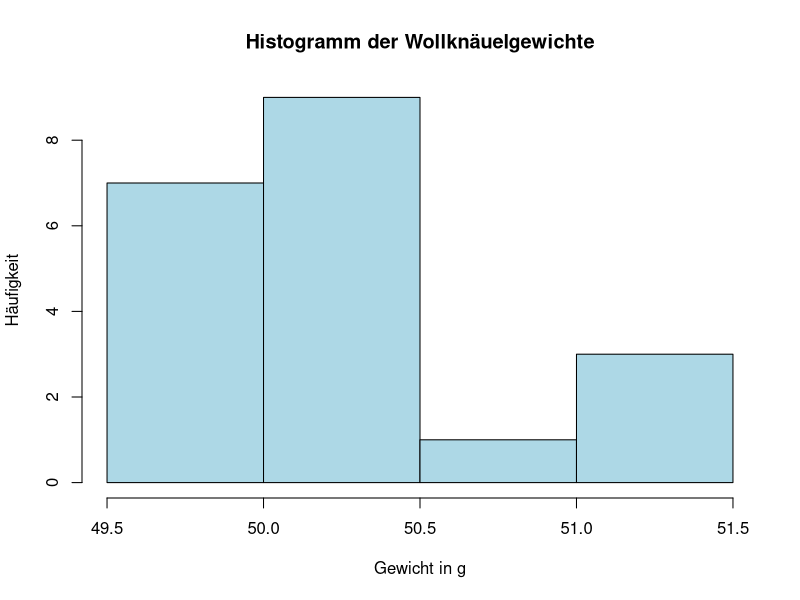
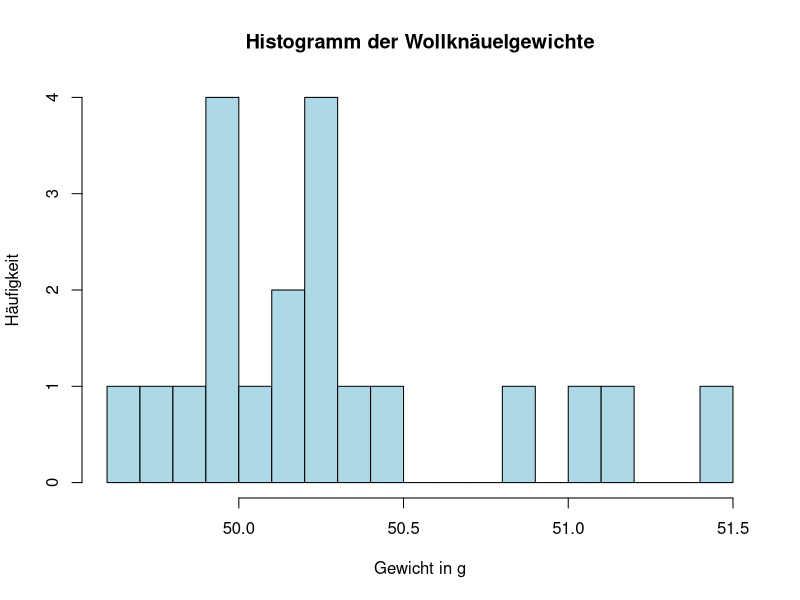
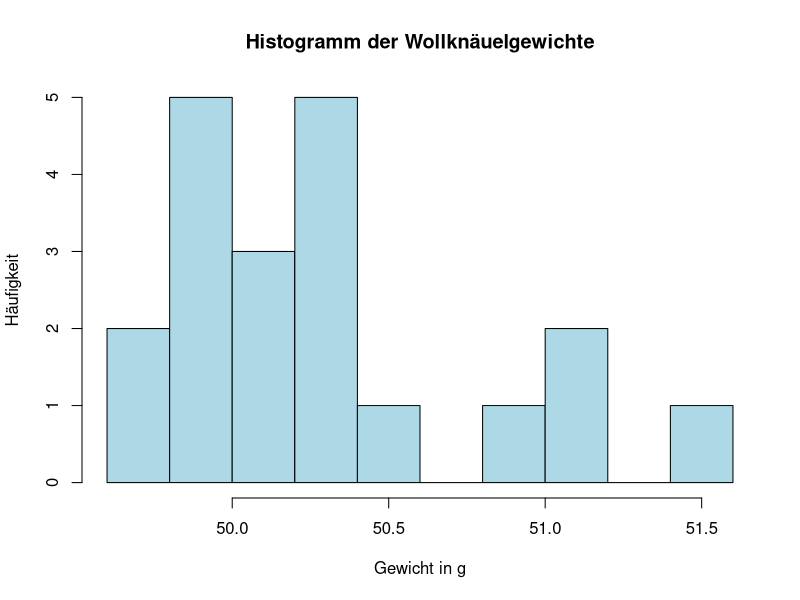
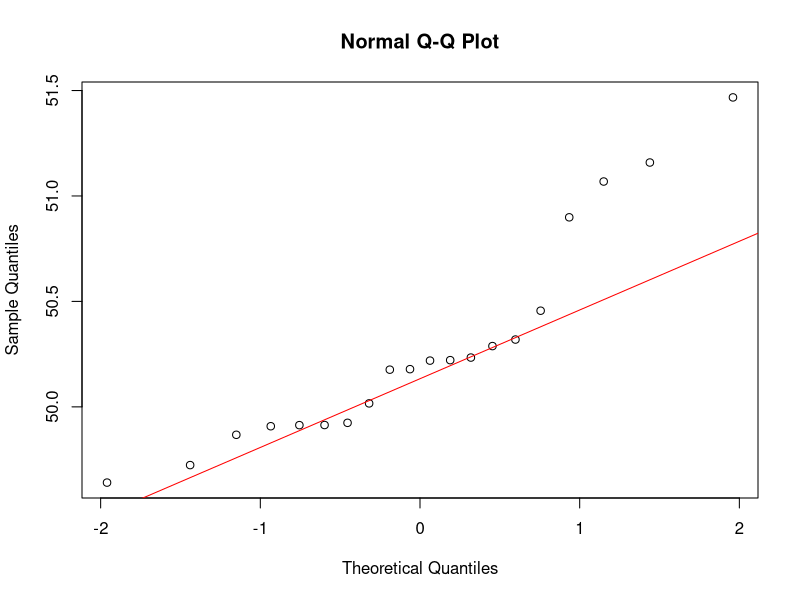

Generate these figures, in order, with R:
# Adamczyk Florian 8105234

# Aufgabe 6
# In einer Spinnerei werden maschinell Wollkn¨auel mit einem Sollgewicht von 50 g gewickelt. Es wurden 20 zuf¨allig ausgew¨ahlte Kn¨auel gewogen. Die ermittelten Gewichte in g finden Sie in der Datei Wollknaeuelgewichte2024.txt


# a)
# Lesen Sie mit scan Gewichtsdaten in R ein und kontrollieren Sie Struktur der eingelesenen Daten!

data <- scan("Wollknaeuelgewichte2024.txt")
str(data)
#weiter für mich:
head(data)
print(data)

# b)
# der Hersteller der Wickelmaschine hat angegeben, dass die Wickelgewichte normalverteilt seien. ¨Uberpr¨ufen Sie diese Aussage mit einem geeigneten explorativen Werkzeug! Was halten Sie von der Aussage?

# Histogramm
hist(data, main = "Histogramm der Wollknäuelgewichte", xlab = "Gewicht in g", ylab = "Häufigkeit", col = "lightblue")
hist(data, breaks = 15, main = "Histogramm der Wollknäuelgewichte", xlab = "Gewicht in g", ylab = "Häufigkeit", col = "lightblue")
hist(data, breaks = 8, main = "Histogramm der Wollknäuelgewichte", xlab = "Gewicht in g", ylab = "Häufigkeit", col = "lightblue")
# das sieht nicht wirklich normalverteilt aus, eher bimodal oder so.


# ( Boxplot
# boxplot(data, breaks = 18, main = "Boxplot der Gewichte", ylab = "Gewicht (g)") )


# QQ-Plot
qqnorm(data)
qqline(data, col="red")
# hier erkennen wir auch, dass die Daten nicht normalverteilt sind. Die Punkte liegen nicht auf der Linie, sondern eher in Stufen und sind nicht symmetrisch verteilt.


( # Shapiro-Wilk-Test
shapiro.test(data)
# Der p-Wert ist ziemlich klein.
# Ich halte die Aussage des Herstellers für nicht zutreffend.
)


# c)
# Es besteht der Verdacht, dass das mediane Wickelgewicht des Produktionsprozesses vom gew¨unschten Sollgewicht abweicht. Es ist Ihre Aufgabe, datenanalytisch zu untersuchen, ob dieser Verdacht gerechtfertigt ist. W¨ahlen und nennen Sie ein dazu geeignetes statistisches Verfahren und seine Voraussetzungen! Sind die Voraussetzungen f¨ur die vorliegenden Daten erf¨ullt bzw. ¨uberhaupt ¨uberpr¨ufbar?

#nur mal kurz was schauen, ist nicht so wichtig:
mean(data)
median(data)

# Wir könnten einen Wilcoxon-Test durchführen, um zu überprüfen, ob das mediane Wickelgewicht des Produktionsprozesses vom gewünschten Sollgewicht abweicht.

# Voraussetzungen:
# Paired Samples: Die Daten müssen gepaarte Beobachtungen sein. In diesem Fall vergleichen wir die Gewichte der Wollknäuel gegen das Sollgewicht von 50 g.
# Ordinal Scale: Die Daten sollten auf einer ordinalen oder metrischen Skala vorliegen.
# Symmetric Differences: Die Differenzen zwischen den gepaarten Beobachtungen sollten symmetrisch um den Median verteilt sein.

# Die Voraussetzungen sind erfüllt, da wir gepaarte Beobachtungen haben und die Daten auf einer metrischen Skala vorliegen.
# jedoch haben wir nur einen Stichprobenumfang von 20, was nicht sehr groß ist, um die Symmetrie der Differenzen zu überprüfen.
# Wir können jedoch davon ausgehen, dass die Differenzen symmetrisch verteilt sind, da die Daten nicht normalverteilt sind und die Differenzen daher nicht stark asymmetrisch sein sollten.



# d)
# Formalisieren Sie die beiden Aussagen, zwischen denen in dem von Ihnen in Teil c gewählten Verfahren zu entscheiden ist, und benennen Sie sie unter Verwendung der üblichen Fachausdrücke! Legen Sie sodann den Wert einer entscheidenden Größe fest und benennen Sie auch sie mit dem üblichen Fachausdruck! Wie lautet die zugehörige Entscheidungsregel?

# Nullhypothese: Das mediane Wickelgewicht des Produktionsprozesses ist gleich dem gewünschten Sollgewicht von 50 g.
# Alternativhypothese: Das mediane Wickelgewicht des Produktionsprozesses weicht vom gewünschten Sollgewicht von 50 g ab.

# Die entscheidende Größe im Wilcoxon-Vorzeichen-Rang-Test ist die Teststatistik W, die auf den Rangdifferenzen basiert.
# Entscheidungsregel: Wenn der p-Wert kleiner als das Signifikanzniveau alpha (z. B. hier soll er 0,05 sein) ist, verwerfen wir die Nullhypothese. Andernfalls können wir die Nullhypothese nicht verwerfen.

# e)
# Führen Sie schließlich die Datenanalyse durch und teilen Sie Ihre Entscheidung mit!

# Wilcoxon-Test
wilcox.test(data, mu = 50, alternative = "two.sided")

# da der p-Wert mit p=0.02958 kleiner als das Signifikanzniveau von 0,05 ist, können wir die Nullhypothese, dass das mediane Wickelgewicht des Produktionsprozesses gleich dem gewünschten Sollgewicht ist, verwerfen.
# Der Verdacht, dass das mediane Wickelgewicht des Produktionsprozesses vom gewünschten Sollgewicht abweicht, ist gerechtfertigt. 